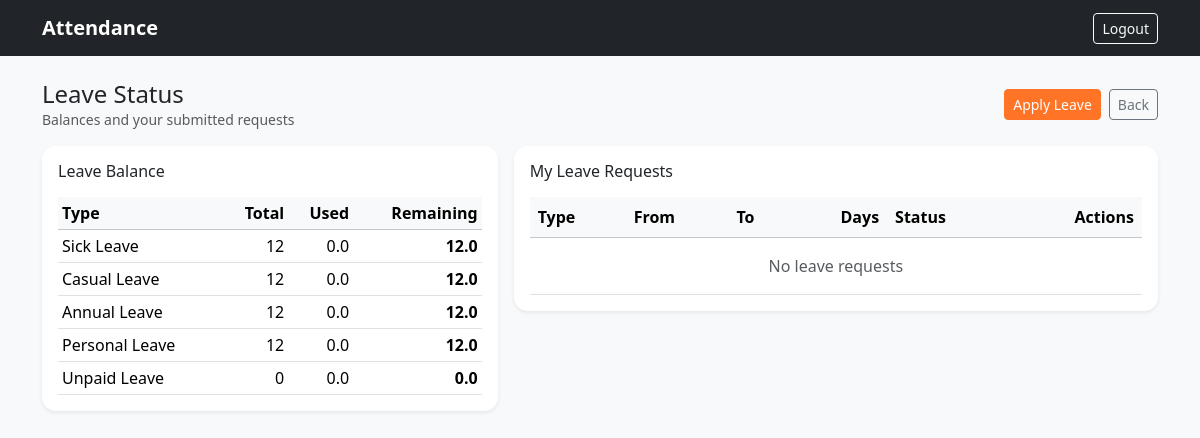
The app's page /leave/status/ (signed in) with its own data.
### attendance/models.py (models this page shows, shortened)
class LeaveBalance(models.Model):
    employee = models.ForeignKey(Employee, on_delete=models.CASCADE)
    leave_type = models.ForeignKey(LeaveType, on_delete=models.CASCADE)
    total = models.PositiveIntegerField()
    used = models.DecimalField(
        max_digits=4,
        decimal_places=1,
        default=Decimal("0.0")
    )
    class Meta:
        unique_together = ("employee", "leave_type")
    @property
    def remaining(self):
        return Decimal(self.total) - self.used

class LeaveType(models.Model):
    code = models.CharField(max_length=10, unique=True)
    name = models.CharField(max_length=50)
    is_paid = models.BooleanField(default=True)

### attendance/views.py (the view)
# urls.py: path("leave/status/", views.leave_status, name="leave_status"),
@login_required
def leave_status(request):
    try:
        employee = Employee.objects.get(user=request.user)
    except Employee.DoesNotExist:
        return render(request, "employee/no_employee.html")
    if not employee.is_active:
        return render(request, "employee/no_employee.html", {
            "message": "Your employee account is inactive. Please contact administrator."
        })
    leaves = LeaveRequest.objects.filter(employee=employee).select_related("leave_type")
    balances = LeaveBalance.objects.filter(employee=employee).select_related("leave_type")
    return render(
        request,
        "employee/leave_status.html",
        {"leaves": leaves, "balances": balances},
    )

### templates/employee/leave_status.html (shortened to what this page needs)
{% extends "base.html" %}
{% block content %}
<div class="d-flex justify-content-between align-items-center mb-3">
  <div>
    <h1 class="h4 mb-0">Leave Status</h1>
    <div class="text-muted small">Balances and your submitted requests</div>
  </div>
  <div class="d-flex gap-2">
    <a class="btn btn-brand btn-sm" href="{% url 'apply_leave' %}">Apply Leave</a>
    <a class="btn btn-outline-secondary btn-sm" href="{% url 'dashboard' %}">Back</a>
  </div>
</div>
<div class="row g-3">
  <div class="col-12 col-lg-5">
    <div class="card shadow-sm border-0">
      <div class="card-body">
        <h2 class="h6 mb-3">Leave Balance</h2>
        <div class="table-responsive" style="max-height: 300px; overflow-y: auto;">
          <table class="table table-sm align-middle mb-0">
            <thead class="table-light">
              <tr>
                <th>Type</th>
                <th class="text-end">Total</th>
                <th class="text-end">Used</th>
                <th class="text-end">Remaining</th>
              </tr>
            </thead>
            <tbody>
              {% for b in balances %}
                <tr>
                  <td>{{ b.leave_type.name }}</td>
                  <td class="text-end">{{ b.total }}</td>
                  <td class="text-end">{{ b.used }}</td>
                  <td class="text-end fw-semibold">{{ b.remaining }}</td>
                </tr>
              {% empty %}
                <tr><td colspan="4" class="text-muted text-center py-3">No balances</td></tr>
              {% endfor %}
            </tbody>
          </table>
        </div>
      </div>
    </div>
  </div>
  <div class="col-12 col-lg-7">
    <div class="card shadow-sm border-0">
      <div class="card-body">
        <h2 class="h6 mb-3">My Leave Requests</h2>
        <div class="table-responsive" style="max-height: 300px; overflow-y: auto;">
          <table class="table table-hover align-middle mb-0">
            <thead class="table-light">
              <tr>
                <th>Type</th>
                <th>From</th>
                <th>To</th>
                <th class="text-end">Days</th>
                <th>Status</th>
                <th class="text-end">Actions</th>
              </tr>
            </thead>
            <tbody>
              {% for l in leaves %}
                <tr>
                  <td>{{ l.leave_type.name }}</td>
                  <td>{{ l.start_date }}</td>
                  <td>{{ l.end_date }}</td>
                  <td class="text-end">{{ l.total_days }}</td>
                  <td>
                    {% if l.status == "APPROVED" %}
                      <span class="badge text-bg-success">Approved</span>
                    {% elif l.status == "REJECTED" %}
                      <span class="badge text-bg-danger">Rejected</span>
                    {% else %}
                      <span class="badge text-bg-warning">Pending</span>
                    {% endif %}
                  </td>
                  <td class="text-end">
                    {% if l.status == "PENDING" %}
                      <div class="btn-group" role="group">
                        <a class="btn btn-outline-primary btn-sm" href="{% url 'edit_leave' l.id %}" title="Edit leave request">
                          Edit
                        </a>
                        <a class="btn btn-outline-danger btn-sm" href="{% url 'delete_leave' l.id %}"
                           onclick="return confirm('Are you sure you want to delete this leave request? This action cannot be undone.')"
                           title="Delete leave request">
                          Delete
                        </a>
                      </div>
                    {% else %}
                      <span class="text-muted small">-</span>
                    {% endif %}
                  </td>
                </tr>
              {% empty %}
                <tr><td colspan="6" class="text-muted text-center py-3">No leave requests</td></tr>
              {% endfor %}
            </tbody>
          </table>
        </div>
      </div>
    </div>
  </div>
</div>
{% endblock %}

### templates/base.html (style rules this page uses)
:root { --brand: #ff7426; }
.btn-brand { background: var(--brand); border-color: var(--brand); color: #fff; }
.card { border-radius: 14px; }
.table thead th { white-space: nowrap; }

### records on screen
LeaveBalance: leave_type.name "Sick Leave", total "12", used "0.0", remaining "12.0"
LeaveBalance: leave_type.name "Casual Leave", total "12", used "0.0", remaining "12.0"
LeaveBalance: leave_type.name "Annual Leave", total "12", used "0.0", remaining "12.0"
LeaveBalance: leave_type.name "Personal Leave", total "12", used "0.0", remaining "12.0"
LeaveBalance: leave_type.name "Unpaid Leave", total "0", used "0.0", remaining "0.0"
